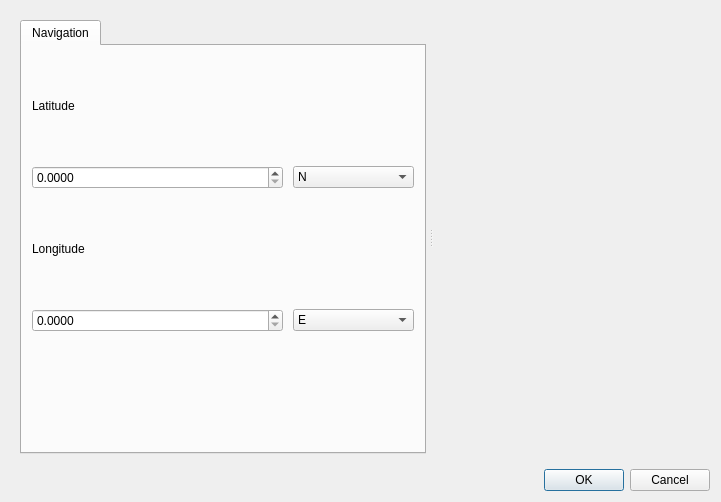
<?xml version="1.0" encoding="UTF-8"?>
<ui version="4.0">
 <class>MapDialog</class>
 <widget class="QDialog" name="MapDialog">
  <property name="geometry">
   <rect>
    <x>0</x>
    <y>0</y>
    <width>721</width>
    <height>502</height>
   </rect>
  </property>
  <property name="windowTitle">
   <string>Marble - Desktop Globe</string>
  </property>
  <layout class="QVBoxLayout" name="verticalLayout">
   <item>
    <widget class="QWidget" name="mainWidget" native="true">
     <layout class="QHBoxLayout" name="horizontalLayout">
      <item>
       <widget class="QSplitter" name="mainSplitter">
        <property name="orientation">
         <enum>Qt::Horizontal</enum>
        </property>
        <property name="handleWidth">
         <number>10</number>
        </property>
        <widget class="QTabWidget" name="controlTab">
         <property name="currentIndex">
          <number>0</number>
         </property>
         <widget class="QWidget" name="tab">
          <attribute name="title">
           <string>Navigation</string>
          </attribute>
          <layout class="QGridLayout" name="gridLayout">
           <property name="margin">
            <number>10</number>
           </property>
           <property name="spacing">
            <number>10</number>
           </property>
           <item row="0" column="0">
            <widget class="QLabel" name="latitudeLabel">
             <property name="text">
              <string>Latitude</string>
             </property>
            </widget>
           </item>
           <item row="3" column="0">
            <widget class="QLabel" name="longitudeLabel">
             <property name="text">
              <string>Longitude</string>
             </property>
            </widget>
           </item>
           <item row="4" column="0" colspan="2">
            <widget class="QDoubleSpinBox" name="longitudeSpin">
             <property name="decimals">
              <number>4</number>
             </property>
             <property name="maximum">
              <double>180.000000000000000</double>
             </property>
            </widget>
           </item>
           <item row="2" column="2">
            <widget class="QComboBox" name="latitudeCombo">
             <item>
              <property name="text">
               <string>N</string>
              </property>
             </item>
             <item>
              <property name="text">
               <string>S</string>
              </property>
             </item>
            </widget>
           </item>
           <item row="2" column="0" colspan="2">
            <widget class="QDoubleSpinBox" name="latitudeSpin">
             <property name="decimals">
              <number>4</number>
             </property>
             <property name="maximum">
              <double>90.000000000000000</double>
             </property>
            </widget>
           </item>
           <item row="4" column="2">
            <widget class="QComboBox" name="longitudeCombo">
             <item>
              <property name="text">
               <string>E</string>
              </property>
             </item>
             <item>
              <property name="text">
               <string>W</string>
              </property>
             </item>
            </widget>
           </item>
           <item row="5" column="0" colspan="3">
            <widget class="Marble::NavigationWidget" name="navigationWidget" native="true"/>
           </item>
          </layout>
         </widget>
        </widget>
        <widget class="Marble::MarbleWidget" name="marbleWidget" native="true"/>
       </widget>
      </item>
     </layout>
    </widget>
   </item>
   <item>
    <widget class="QDialogButtonBox" name="buttonBox">
     <property name="orientation">
      <enum>Qt::Horizontal</enum>
     </property>
     <property name="standardButtons">
      <set>QDialogButtonBox::Cancel|QDialogButtonBox::Ok</set>
     </property>
    </widget>
   </item>
  </layout>
 </widget>
 <customwidgets>
  <customwidget>
   <class>Marble::NavigationWidget</class>
   <extends>QWidget</extends>
   <header location="global">NavigationWidget.h</header>
   <container>1</container>
  </customwidget>
  <customwidget>
   <class>Marble::MarbleWidget</class>
   <extends>QWidget</extends>
   <header location="global">MarbleWidget.h</header>
   <container>1</container>
  </customwidget>
 </customwidgets>
 <tabstops>
  <tabstop>buttonBox</tabstop>
  <tabstop>controlTab</tabstop>
  <tabstop>latitudeSpin</tabstop>
  <tabstop>latitudeCombo</tabstop>
  <tabstop>longitudeSpin</tabstop>
  <tabstop>longitudeCombo</tabstop>
 </tabstops>
 <resources/>
 <connections>
  <connection>
   <sender>buttonBox</sender>
   <signal>accepted()</signal>
   <receiver>MapDialog</receiver>
   <slot>accept()</slot>
   <hints>
    <hint type="sourcelabel">
     <x>248</x>
     <y>254</y>
    </hint>
    <hint type="destinationlabel">
     <x>157</x>
     <y>274</y>
    </hint>
   </hints>
  </connection>
  <connection>
   <sender>buttonBox</sender>
   <signal>rejected()</signal>
   <receiver>MapDialog</receiver>
   <slot>reject()</slot>
   <hints>
    <hint type="sourcelabel">
     <x>316</x>
     <y>260</y>
    </hint>
    <hint type="destinationlabel">
     <x>286</x>
     <y>274</y>
    </hint>
   </hints>
  </connection>
 </connections>
</ui>
